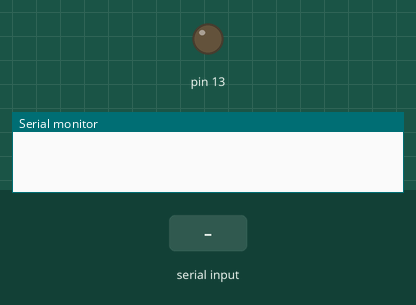
Simulated run of this sketch. Board: Arduino Uno, built with avr-gcc and run on an emulated ATmega328P. On the bench: output pins drawn as LEDs (lit = HIGH), the last lines printed to the serial monitor. The test bench sets the inputs (shaded band).

Above: at 1.2 s.
1.3 s: "ligar" received over Serial
At 3.3 s:
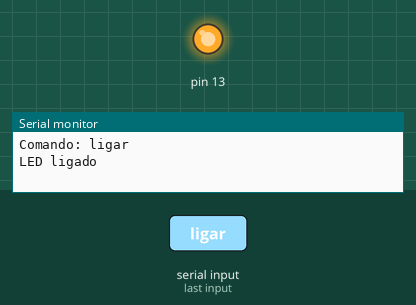
3.8 s: "desligar" received over Serial
At 5.3 s:
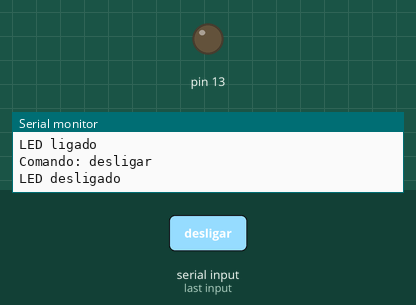
Timing chart, 0 to 6.8 s (numbered marks = the images above; inputs shaded):
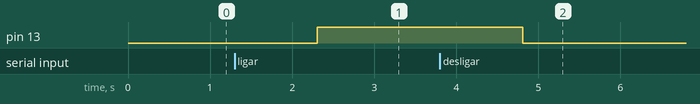

The sketch:

Serial_monitor.ino
```cpp
void setup() {
  Serial.begin(9600);
  pinMode(13,OUTPUT);
}

String texto;
bool comando_valido = true;

void loop() {
  while(Serial.available()){
    String letra = Serial.readString();
    texto.concat(letra);
    comando_valido = false;
  }
  if(texto == "ligar"){
    Serial.println("Comando: ligar");
    Serial.println("LED ligado");
    digitalWrite(13, HIGH);
    comando_valido = true;
    texto = "";
  }else if(texto == "desligar"){
    Serial.println("Comando: desligar");
    Serial.println("LED desligado");
    digitalWrite(13, LOW);
    comando_valido = true;
    texto = "";
  }else if(comando_valido == false){
    Serial.print("Comando: ");
    Serial.println(texto);
    Serial.println("Comando invalido.");
    texto = "";
  }

}
```

Measured:
- after the input at 1.3 s, pin 13: LOW → HIGH after 1.0 s
- after the input at 3.8 s, pin 13: HIGH → LOW after 1.0 s
